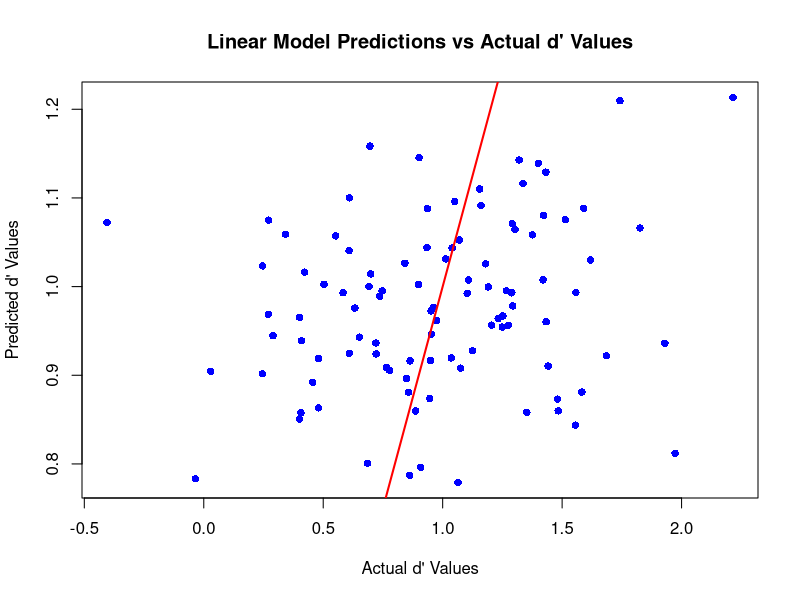

Reproduce this figure in R.
# Load necessary library for linear models and evaluation metrics
library(Metrics)  # For RMSE and MAE

# Simulate a raw dataset of perceptual trials (same as original)
set.seed(123)  # For reproducibility

n_trials <- 100
audio_outcome <- sample(c(0, 1), size = n_trials, replace = TRUE, prob = c(0.4, 0.6))  # 60% correct in audio
visual_outcome <- sample(c(0, 1), size = n_trials, replace = TRUE, prob = c(0.8, 0.2))  # 20% correct in visual

audio_pitch <- rnorm(n_trials, mean = 440, sd = 50)  # Audio pitch in Hz
audio_rhythm <- rnorm(n_trials, mean = 1, sd = 0.5)  # Random rhythm feature
audio_amplitude <- rnorm(n_trials, mean = 0, sd = 1)  # Random amplitude feature
visual_intensity <- runif(n_trials, min = 0.1, max = 1)  # Light intensity
visual_duration <- runif(n_trials, min = 0.5, max = 2)  # Duration of visual light stimuli

# Combine into a dataframe
df <- data.frame(
  trial = 1:n_trials,
  audio = audio_outcome,
  visual = visual_outcome,
  audio_pitch = audio_pitch,
  audio_rhythm = audio_rhythm,
  audio_amplitude = audio_amplitude,
  visual_intensity = visual_intensity,
  visual_duration = visual_duration
)

df$d_prime <- rnorm(n_trials, mean = 1, sd = 0.5)  # Simulated d' values

# Fit a linear model (lm) instead of a GAM model
lm_model <- lm(
  d_prime ~ audio_pitch + audio_rhythm + audio_amplitude +
    visual_intensity + visual_duration + audio + visual,  # Linear relationship with predictors
  data = df
)

# Summarize the model
summary(lm_model)

# Step 3: Visualize predictions vs actual values
# Generate predictions from the linear model
lm_predictions <- predict(lm_model, df)

# Step 4: Evaluate model performance
rmse_value <- rmse(df$d_prime, lm_predictions)
mae_value <- mae(df$d_prime, lm_predictions)
cat("RMSE:", rmse_value, "\n")
cat("MAE:", mae_value, "\n")

# Step 5: Visualize predictions vs actual values
plot(df$d_prime, lm_predictions,
     main = "Linear Model Predictions vs Actual d' Values",
     xlab = "Actual d' Values",
     ylab = "Predicted d' Values",
     pch = 16, col = "blue")
abline(0, 1, col = "red", lwd = 2)  # Add a line of perfect prediction
